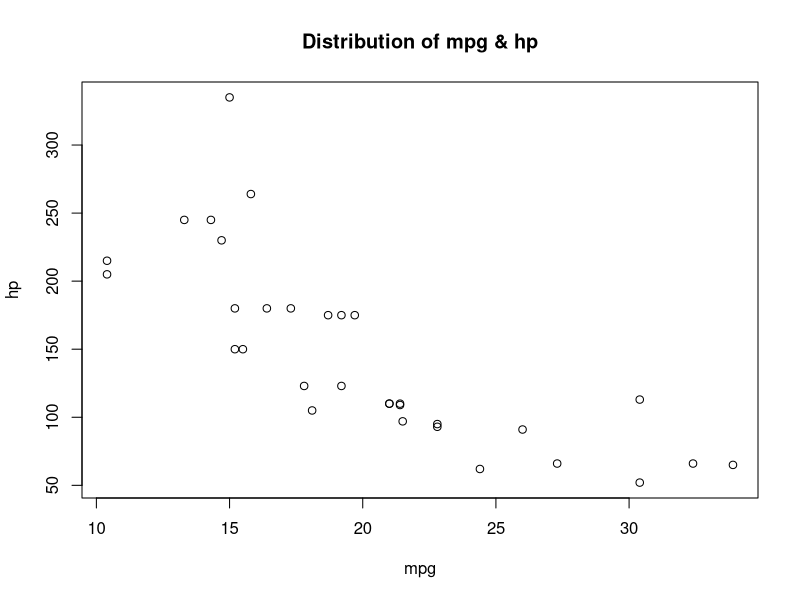

This chart was generated by the following R code:
## ---- chunk 1
stock.prices=c(23,27,23,21,34)
stock.prices
## ---- chunk 2
num_vec=c(1,2,3,4,5,6,7,8,9,10)
sum(num_vec)
## ---- chunk 3
a=c("a","b","c","d","e")
print(a[[2]])
print(a[[4]])
## ---- chunk 4
?mtcars
## ---- chunk 5

## ---- chunk 6
data(mtcars)
## ---- chunk 7
head(mtcars,6)
## ---- chunk 8
x=mtcars$mpg
y=mtcars$hp
plot(x,y,xlab='mpg',ylab='hp',main='Distribution of mpg & hp')
## ---- chunk 9
my_list=list(c(1,2,3),c("a","b","c"),matrix(1:4,nrow=2,ncol=2))
## ---- chunk 10
my_list1=append(my_list,c(TRUE,FALSE))
my_list1
## ---- chunk 11
words=c("R","is","fun")
words
## ---- chunk 12

## ---- chunk 13
my_fun=function(a){
  cat(a,sep=" ")
}
my_fun(words)
## ---- chunk 14
my_fun1=function(a){
  a[[3]]="awesome"
  cat(a,sep=" ")
}
my_fun1(words)
## ---- chunk 15

## ---- chunk 16
v_num=c(1,2,3)
char_v1=as.character(v_num)
char_v1
## ---- chunk 17
v_char=c("low","medium","high")
b=factor(v_char)
b
## ---- chunk 18
ind=as.integer(b)
ind
## ---- chunk 19
colors = c("red", "blue", "green", "blue", "red", "green", "green", "red")

f_colors=factor(colors,levels=c("green","blue","red"))
f_colors
## ---- chunk 20
my_list<-list(name="Alice",age=30,hobbies=c("Cycling","Art","Music"))
my_df<-data.frame(Name=c("Alice","Bob"),Age=c(25,30))

print(my_list[3])
cbind(my_df,Occupation="Doctor","Engineer")
